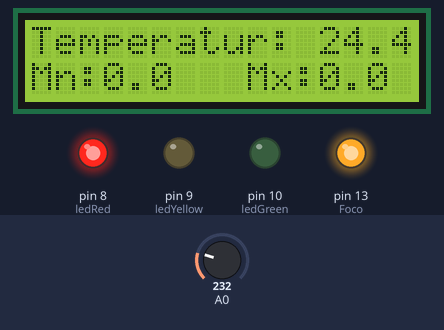
Recording of a sketch running on a simulated Arduino Uno, built with avr-gcc and run on an emulated ATmega328P. Parts: 16×2 character LCD, output pins drawn as LEDs (lit = HIGH). The test bench sets the inputs (shaded band); at power-on: A0 = 232.

Above: at 1.2 s.
1.3 s: A0 set to 250
At 2.3 s:
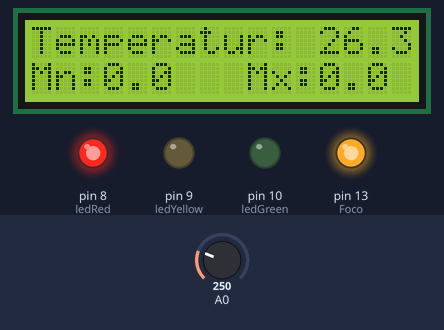
5.5 s: A0 set to 266
At 7.1 s:
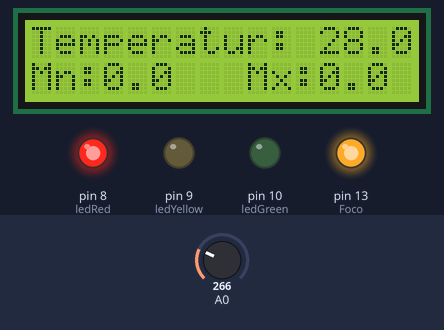
9.5 s: A0 set to 290
At 10.7 s:
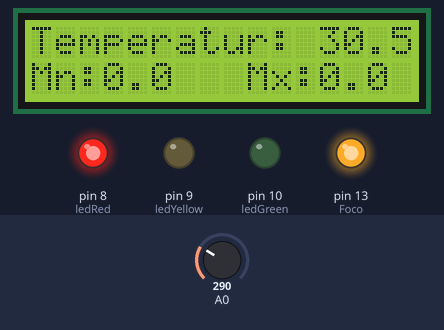
Timing chart, 0 to 12.5 s (numbered marks = the images above; inputs shaded):
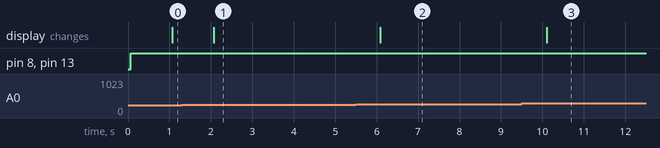

The sketch:

LCD+Temperatura+IndicadorRele.ino
```cpp
/* Por:
  * José Emmanuel Paredes Rocha
  * Jazmín G. Garduño Hernández

  El siguiente programa se utiliza para en una pantalla de cristal líquido (LCD) imprimir la temperatura en tiempo real que toma un sensor LM35 (conectado en el pin analógico A0),
  asignar a través del monitor serial la temperatura mínima y máxima, e imprimirlas en el LCD; además, utilizando tres LEDs (rojo, amarillo y verde), que estos determinen al encenderse
  si la temperatura que mide el LM35 esta por debajo de la mínima (LED verde), está por encima de la máxima asginada (LED rojo) o está entre las anteriores (LED amarillo).
  Se utiliza un
  En la primera línea de la LCD se muestra la temperatura medida en tiempo real y en la segunda línea se muestran las temperaturas máximas y mínimas medidas por el LM35.

  **IMPORTANTE: el Monitor Serie debe estar en modo "NEW LINE"/"NUEVA LINEA"**
  *En el Monitor Serial, la temperatura mínima se introduce como una cadena "Mn_valor" y la máxima con la cadena "Mx_valor#, donde '_' es un espacio (o cualquier otro caracter).
  Se imprime en el monitor Serial la temperatura mínima y máxima asignadas.

  Se utiliza un Display LCD de 16x2 y la librería existente "Liquid-Crystal".
  El circuito de conexión entre el LCD y el Arduino es el siguiente:

 * LCD VSS/GND pin to pin GND
 * LCD VCC pin to pin 5V
 * LCD VE pin to resistor 10K
 * LCD RS pin to digital pin 12
 * LCD R/W pin to pin GND
 * LCD Enable pin to digital pin 11
 * LCD D4 pin to digital pin 5
 * LCD D5 pin to digital pin 4
 * LCD D6 pin to digital pin 3
 * LCD D7 pin to digital pin 2
 * 10K resistor: ends to +5V and ground
 * wiper to LCD VO pin (pin 3)
 * LCD Intenal LED: LCD LED+ pin to pin 5V (with resistence 220) | LCD LED- pin to pin GND
 Véase para más detalle: https://www.arduino.cc/en/uploads/Tutorial/LCD_Base_bb_Schem.png

*/


// include the library code:
#include <LiquidCrystal.h>

// initialize the library by associating any needed LCD interface pin
// with the arduino pin number it is connected to
const int rs = 12, en = 11, d4 = 5, d5 = 4, d6 = 3, d7 = 2;
LiquidCrystal lcd(rs, en, d4, d5, d6, d7);
int lecad; //variable para leer el estado analógico
float voltaje; //varibale para voltaje
float temp; //variable para temperatura
float tempmax; //variable para temperatura máxima
float tempmin; //variable para la temperatura mínima
int ledRed = 8; // Pin LED Rojo
int ledGreen = 10; // Pin LED Verde
int ledYellow = 9; //Pin LED Amarillo
int Foco = 13; //Pin del Foco
String inputString = "";         // a string to hold incoming data
boolean stringComplete = false;  // whether the string is complete
String indicacion = "";   //para guardar máx o min
String temperatura = "";  //para guardar valor de temperatura max o min

void setup() {
  //Serial.begin(9600); //para iniciar el lector de los datos que recibe el puerto Serial
  //while(!Serial); //Espera hasta que el puerto Serial reciba datos
  analogReference(INTERNAL); //para usar el factor de corrección obtenido al trasformar lectura AD a voltaje
  pinMode(ledRed, OUTPUT);
  pinMode(ledGreen, OUTPUT);
  pinMode(ledYellow, OUTPUT);
  pinMode(Foco, OUTPUT);
    // put your setup code here, to run once:
  Serial.begin(9600);
  while(!Serial)
  inputString.reserve(200);

  // set up the LCD's number of columns and rows:
  lcd.begin(16, 2);
//  Print a message to the LCD.
  lcd.print("Temperatur: ");

}

void loop() {
  if (stringComplete) {
    indicacion = inputString.substring(0,2);
    temperatura = inputString.substring(3);

    if(indicacion == "Mn"){
      tempmin = temperatura.toFloat();
      Serial.print("Temperatura mínima = ");
      Serial.println(tempmin);
      inputString = "";
      temperatura = "";
      indicacion= "";
    }
    if(indicacion == "Mx"){
      tempmax = temperatura.toFloat();
      Serial.print("Temperatura máxima = ");
      Serial.println(tempmax);
      inputString = "";
      temperatura = "";
      indicacion= "";
    }

  }
  lecad = analogRead(0); //lee la señal analógica en el Pin(A0) y la convierte a digital, arroja datos de 0 a 1023
  voltaje = lecad*(1.078/1024); //hace la conversión de la señal digital a voltaje con el factor de corrección (Por ello es necesario la línea 19).
  temp = (voltaje / 0.01); //convierte el voltaje obtenido en temperatura

  if( temp < tempmin){
    digitalWrite(ledGreen, HIGH);
    digitalWrite(ledRed, LOW);
    digitalWrite(ledYellow, LOW);
    digitalWrite(Foco, LOW);
  } else{
    if(temp > tempmax){
    digitalWrite(ledRed, HIGH);
    digitalWrite(ledGreen, LOW);
    digitalWrite(ledYellow, LOW);
    digitalWrite(Foco, HIGH);
    } else {
      digitalWrite(ledYellow, HIGH);
      digitalWrite(ledRed, LOW);
      digitalWrite(ledGreen, LOW);
    }
  }


  if (temp < 10){
  lcd.setCursor(13, 0);
  lcd.print(temp, 1); //imprime el valor de la temperatura medida
    delay(1000);
  } else{
    lcd.setCursor(12, 0);
    lcd.print(temp, 1); //imprime el valor de la temperatura medida
    delay(1000);
  }

  //Para colocar la temperatura mínima y máxima
  lcd.setCursor(0,1);
  lcd.print("Mn:");
  lcd.setCursor(3,1);
  lcd.print(tempmin, 1);
  lcd.setCursor(9,1);
  lcd.print("Mx:");
  lcd.setCursor(12,1);
  lcd.print(tempmax,1);
}

void serialEvent() {
  while (Serial.available()) {
    char inChar = (char)Serial.read();
    // if the incoming character is a newline, set a flag
    // so the main loop can do something about it:
    if (inChar == '\n') {
      stringComplete = true;
    }else{
      inputString += inChar;}
    }
  }
/* void serialEvent() {
  while (Serial.available()) {
    // get the new byte:
    char inChar = (char)Serial.read();
    // add it to the inputString:
    inputString += inChar;
    // if the incoming character is a newline, set a flag
    // so the main loop can do something about it:
    if (inChar == '\n') {
      stringComplete = true;
    }
  }
}*/
```

Measured:
- after the input at 1.3 s, the display: changes after 0.77 s (image 1)
- after the input at 5.5 s, the display: changes after 0.59 s (image 2)
- after the input at 9.5 s, the display: changes after 0.60 s (image 3)
